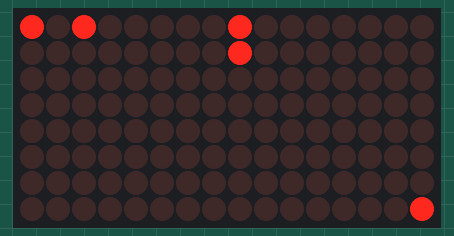
This sketch was run on a simulated Arduino Uno, built with avr-gcc and run on an emulated ATmega328P. On the bench: 16×8 LED matrix. What the sketch prints to the serial monitor is not drawn.

Above: at 0.1 s.

The sketch:

max7219_ledcontrol.ino
```cpp
// module: {"type":"max7219m","id":"m0","pins":{"DIN":"D12","CLK":"D11","CS":"D10"},"links":{"DOUT":[["m1","DIN"]]}}
// module: {"type":"max7219m","id":"m1","pins":{"CLK":"D11","CS":"D10"},"links":{"DIN":[["m0","DOUT"]]}}
// screen: {"id":"m0","on":true,"mat":[160,0,0,0,0,0,0,0]}
// screen: {"id":"m1","on":true,"mat":[128,128,0,0,0,0,0,1]}
// expect: devices=2
// run-ms: 400
// Deux matrices 8 × 8 MAX7219 en chaîne (DOUT du premier vers DIN du second, CLK et CS communs) avec la vraie
// bibliothèque LedControl : chaque mot traverse le premier module avant d'atteindre le second.
#include <LedControl.h>
LedControl lc = LedControl(12, 11, 10, 2);
void setup() {
  Serial.begin(9600);
  Serial.print(F("devices=")); Serial.println(lc.getDeviceCount());
  for (int i = 0; i < lc.getDeviceCount(); i++) { lc.shutdown(i, false); lc.setIntensity(i, 8); lc.clearDisplay(i); }
  lc.setRow(0, 0, B10100000);
  lc.setLed(1, 7, 7, true);
  lc.setColumn(1, 0, B11000000);
}
void loop() {}
```
